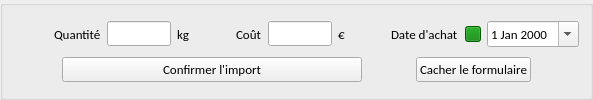
      <widget class="QGroupBox" name="groupBoxImport">
       <property name="font">
        <font>
         <family>Carlito</family>
         <pointsize>10</pointsize>
        </font>
       </property>
       <property name="styleSheet">
        <string notr="true"/>
       </property>
       <property name="title">
        <string/>
       </property>
       <layout class="QVBoxLayout" name="verticalLayout_2">
        <item>
         <layout class="QHBoxLayout" name="horizontalLayout_10">
          <item>
           <spacer name="horizontalSpacer_10">
            <property name="font">
             <font>
              <family>Carlito</family>
              <pointsize>10</pointsize>
             </font>
            </property>
            <property name="orientation">
             <enum>Qt::Horizontal</enum>
            </property>
            <property name="sizeHint" stdset="0">
             <size>
              <width>40</width>
              <height>20</height>
             </size>
            </property>
           </spacer>
          </item>
          <item>
           <layout class="QHBoxLayout" name="horizontalLayout_8">
            <item>
             <widget class="QLabel" name="quantityLabel">
              <property name="font">
               <font>
                <family>Carlito</family>
                <pointsize>10</pointsize>
               </font>
              </property>
              <property name="text">
               <string>Quantité</string>
              </property>
             </widget>
            </item>
            <item>
             <widget class="QLineEdit" name="quantityEdit">
              <property name="maximumSize">
               <size>
                <width>64</width>
                <height>16777215</height>
               </size>
              </property>
              <property name="font">
               <font>
                <family>Carlito</family>
                <pointsize>10</pointsize>
               </font>
              </property>
              <property name="toolTip">
               <string>Entre 0 et 99.999</string>
              </property>
             </widget>
            </item>
            <item>
             <widget class="QLabel" name="quantityUnitLabel">
              <property name="font">
               <font>
                <family>Carlito</family>
                <pointsize>10</pointsize>
               </font>
              </property>
              <property name="text">
               <string>kg</string>
              </property>
             </widget>
            </item>
           </layout>
          </item>
          <item>
           <spacer name="horizontalSpacer_9">
            <property name="font">
             <font>
              <family>Carlito</family>
              <pointsize>10</pointsize>
             </font>
            </property>
            <property name="orientation">
             <enum>Qt::Horizontal</enum>
            </property>
            <property name="sizeType">
             <enum>QSizePolicy::Minimum</enum>
            </property>
            <property name="sizeHint" stdset="0">
             <size>
              <width>40</width>
              <height>20</height>
             </size>
            </property>
           </spacer>
          </item>
          <item>
           <layout class="QHBoxLayout" name="horizontalLayout_9">
            <item>
             <widget class="QLabel" name="label_cost">
              <property name="font">
               <font>
                <family>Carlito</family>
                <pointsize>10</pointsize>
               </font>
              </property>
              <property name="text">
               <string>Coût</string>
              </property>
             </widget>
            </item>
            <item>
             <widget class="QLineEdit" name="costEdit">
              <property name="maximumSize">
               <size>
                <width>64</width>
                <height>16777215</height>
               </size>
              </property>
              <property name="font">
               <font>
                <family>Carlito</family>
                <pointsize>10</pointsize>
               </font>
              </property>
              <property name="toolTip">
               <string>Enntre 0 et 499.99</string>
              </property>
             </widget>
            </item>
            <item>
             <widget class="QLabel" name="label_cost_unit">
              <property name="font">
               <font>
                <family>Carlito</family>
                <pointsize>10</pointsize>
               </font>
              </property>
              <property name="text">
               <string>€</string>
              </property>
             </widget>
            </item>
           </layout>
          </item>
          <item>
           <spacer name="horizontalSpacer_11">
            <property name="font">
             <font>
              <family>Carlito</family>
              <pointsize>10</pointsize>
             </font>
            </property>
            <property name="orientation">
             <enum>Qt::Horizontal</enum>
            </property>
            <property name="sizeType">
             <enum>QSizePolicy::Minimum</enum>
            </property>
            <property name="sizeHint" stdset="0">
             <size>
              <width>40</width>
              <height>20</height>
             </size>
            </property>
           </spacer>
          </item>
          <item>
           <widget class="QLabel" name="dateLabel">
            <property name="font">
             <font>
              <family>Carlito</family>
              <pointsize>10</pointsize>
             </font>
            </property>
            <property name="text">
             <string>Date d'achat</string>
            </property>
           </widget>
          </item>
          <item>
           <widget class="QPushButton" name="dateButton">
            <property name="maximumSize">
             <size>
              <width>16</width>
              <height>16</height>
             </size>
            </property>
            <property name="font">
             <font>
              <family>Carlito</family>
              <pointsize>10</pointsize>
             </font>
            </property>
            <property name="styleSheet">
             <string notr="true">background-color:green</string>
            </property>
            <property name="text">
             <string/>
            </property>
           </widget>
          </item>
          <item>
           <widget class="QDateEdit" name="importDateEdit">
            <property name="font">
             <font>
              <family>Carlito</family>
              <pointsize>10</pointsize>
              <bold>false</bold>
             </font>
            </property>
            <property name="calendarPopup">
             <bool>true</bool>
            </property>
           </widget>
          </item>
         </layout>
        </item>
        <item>
         <layout class="QHBoxLayout" name="horizontalLayout_11">
          <item>
           <spacer name="horizontalSpacer_19">
            <property name="font">
             <font>
              <family>Carlito</family>
              <pointsize>10</pointsize>
             </font>
            </property>
            <property name="orientation">
             <enum>Qt::Horizontal</enum>
            </property>
            <property name="sizeHint" stdset="0">
             <size>
              <width>40</width>
              <height>20</height>
             </size>
            </property>
           </spacer>
          </item>
          <item>
           <widget class="QPushButton" name="confirmImportButton">
            <property name="sizePolicy">
             <sizepolicy hsizetype="Minimum" vsizetype="Fixed">
              <horstretch>1</horstretch>
              <verstretch>0</verstretch>
             </sizepolicy>
            </property>
            <property name="maximumSize">
             <size>
              <width>300</width>
              <height>16777215</height>
             </size>
            </property>
            <property name="font">
             <font>
              <family>Carlito</family>
              <pointsize>10</pointsize>
             </font>
            </property>
            <property name="text">
             <string>Confirmer l'import</string>
            </property>
           </widget>
          </item>
          <item>
           <spacer name="horizontalSpacer_12">
            <property name="font">
             <font>
              <family>Carlito</family>
              <pointsize>10</pointsize>
             </font>
            </property>
            <property name="orientation">
             <enum>Qt::Horizontal</enum>
            </property>
            <property name="sizeHint" stdset="0">
             <size>
              <width>40</width>
              <height>20</height>
             </size>
            </property>
           </spacer>
          </item>
          <item>
           <widget class="QPushButton" name="hideImportButton">
            <property name="font">
             <font>
              <family>Carlito</family>
              <pointsize>10</pointsize>
             </font>
            </property>
            <property name="text">
             <string>Cacher le formulaire</string>
            </property>
           </widget>
          </item>
          <item>
           <spacer name="horizontalSpacer_13">
            <property name="font">
             <font>
              <family>Carlito</family>
              <pointsize>10</pointsize>
             </font>
            </property>
            <property name="orientation">
             <enum>Qt::Horizontal</enum>
            </property>
            <property name="sizeType">
             <enum>QSizePolicy::Expanding</enum>
            </property>
            <property name="sizeHint" stdset="0">
             <size>
              <width>40</width>
              <height>20</height>
             </size>
            </property>
           </spacer>
          </item>
         </layout>
        </item>
       </layout>
      </widget>
